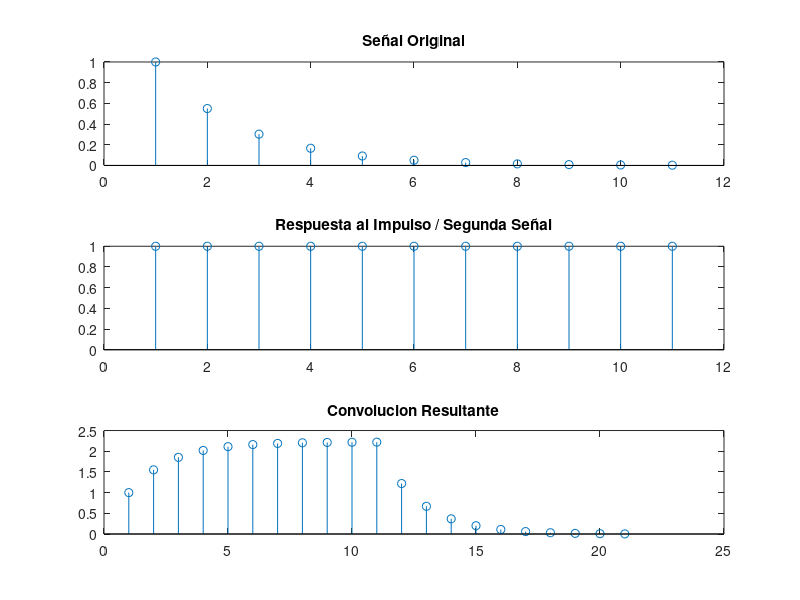

Here is the MATLAB script that generated this plot:

n=-3:7;
x=0.55.^(n+3);
h=[1 1 1 1 1 1 1 1 1 1 1];
y=conv(x,h);
subplot(3,1,1)
stem(x)
title('Señal Original')
subplot(3,1,2)
stem(h)
title('Respuesta al Impulso / Segunda Señal')
subplot(3,1,3)
stem(y)
title('Convolucion Resultante')
